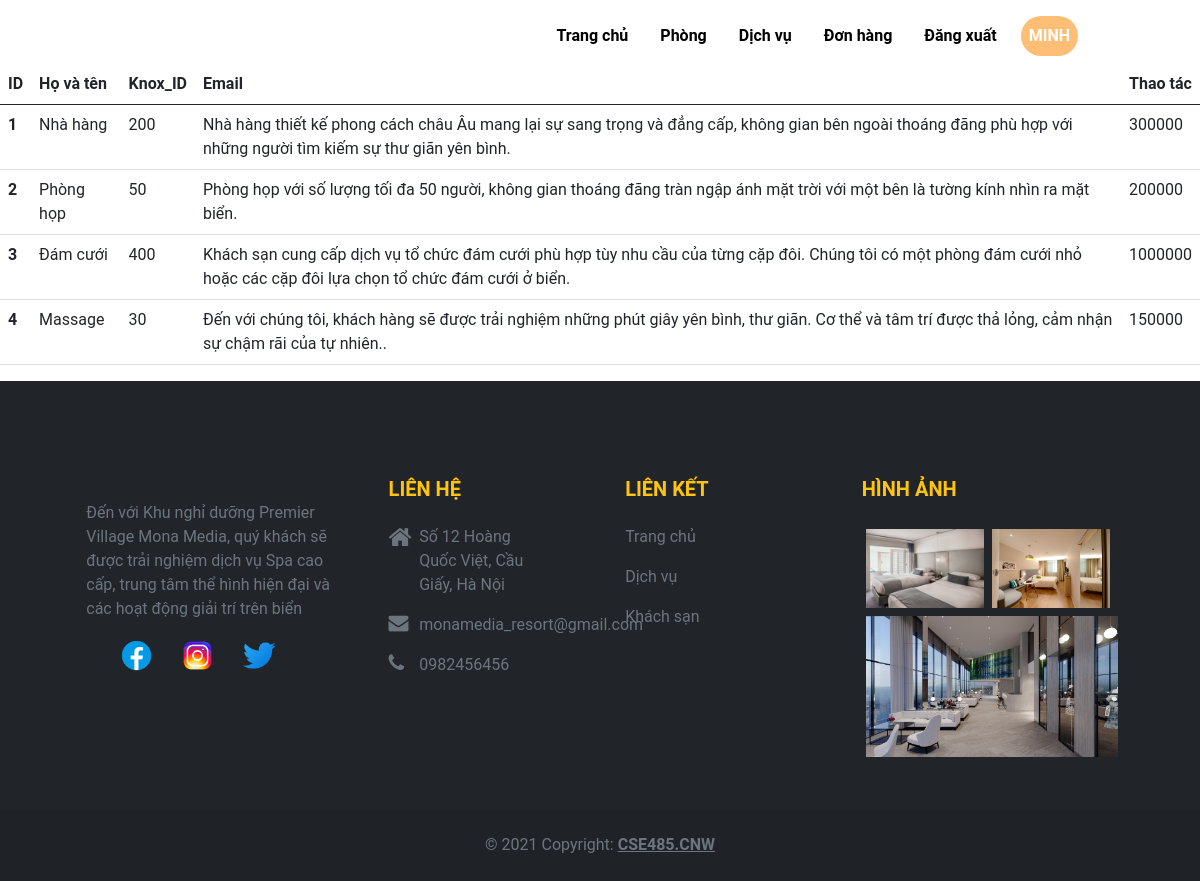
Screenshot of /src/hotel_booking/user/tb-service.php (signed in) with the database file from the repository.
### tables this page shows
CREATE TABLE `tb_services` (
  `ser_ID` int(10) UNSIGNED NOT NULL,
  `ser_name` varchar(50) NOT NULL,
  `ser_room_size` varchar(10) NOT NULL,
  `ser_description` varchar(255) NOT NULL,
  `ser_price` int(10) NOT NULL,
  `ser_image` varchar(255) NOT NULL
);

### src/hotel_booking/user/tb-service.php (the view)
<?php
    include 'header.php';
?>
<main>
    <table class="table">
    <thead>
        <tr>
        <th scope="col">ID</th>
        <th scope="col">Họ và tên</th>
        <th scope="col">Knox_ID</th>
        <th scope="col">Email</th>
        <th scope="col">Thao tác</th>
        </tr>
    </thead>
    <tbody>
        <?php
            include '../config.php';
            $sql = "SELECT * FROM tb_services";
            $result = mysqli_query($conn,$sql);
            if(mysqli_num_rows($result) > 0){
                while($row = mysqli_fetch_assoc($result)){
                echo '<tr>';
                echo  '<th scope="row">'.$row['ser_ID'].'</th>';
                echo  '<td>'.$row['ser_name'].'</td>';
                echo  '<td>'.$row['ser_room_size'].'</td>';
                echo  '<td>'.$row['ser_description'].'</td>';
                echo   '<td>'.$row['ser_price'].'</td>';
                echo   '</tr>';
                }
            }
        ?>
    </tbody>
    </table>
</main>
<?php
    include 'footer.php';
?>

### src/hotel_booking/css/style.css (style rules this page uses)
body { font-family: 'Roboto' , sans-serif; margin: 0; padding: 0; }

### rows the page displays
tb_services: ser_ID "1", ser_name "Nhà hàng", ser_room_size "200", ser_description "Nhà hàng thiết kế phong cách châu Âu mang lại sự sang trọng và đẳng cấp, không gian bên ngoài thoáng đãng phù hợp với những người tìm kiếm sự thư giãn yên bình.", ser_price "300000"
tb_services: ser_ID "2", ser_name "Phòng họp", ser_room_size "50", ser_description "Phòng họp với số lượng tối đa 50 người, không gian thoáng đãng tràn ngập ánh mặt trời với một bên là tường kính nhìn ra mặt biển.", ser_price "200000"
tb_services: ser_ID "3", ser_name "Đám cưới", ser_room_size "400", ser_description "Khách sạn cung cấp dịch vụ tổ chức đám cưới phù hợp tùy nhu cầu của từng cặp đôi. Chúng tôi có một phòng đám cưới nhỏ hoặc các cặp đôi lựa chọn tổ chức đám cưới ở biển.", ser_price "1000000"
tb_services: ser_ID "4", ser_name "Massage", ser_room_size "30", ser_description "Đến với chúng tôi, khách hàng sẽ được trải nghiệm những phút giây yên bình, thư giãn. Cơ thể và tâm trí được thả lỏng, cảm nhận sự chậm rãi của tự nhiên..", ser_price "150000"

### other values shown
$_SESSION['loginUserOK'] "MINH"
